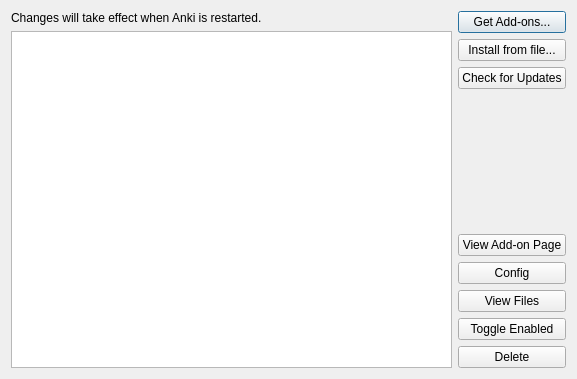
<?xml version="1.0" encoding="UTF-8"?>
<ui version="4.0">
 <class>Dialog</class>
 <widget class="QDialog" name="Dialog">
  <property name="windowModality">
   <enum>Qt::ApplicationModal</enum>
  </property>
  <property name="geometry">
   <rect>
    <x>0</x>
    <y>0</y>
    <width>577</width>
    <height>379</height>
   </rect>
  </property>
  <property name="windowTitle">
   <string>Add-ons</string>
  </property>
  <property name="modal">
   <bool>true</bool>
  </property>
  <layout class="QHBoxLayout" name="horizontalLayout">
   <item>
    <layout class="QVBoxLayout" name="verticalLayout_2">
     <item>
      <widget class="QLabel" name="label">
       <property name="text">
        <string>Changes will take effect when Anki is restarted.</string>
       </property>
      </widget>
     </item>
     <item>
      <widget class="QListWidget" name="addonList">
       <property name="selectionMode">
        <enum>QAbstractItemView::ExtendedSelection</enum>
       </property>
      </widget>
     </item>
    </layout>
   </item>
   <item>
    <layout class="QVBoxLayout" name="verticalLayout">
     <item>
      <widget class="QPushButton" name="getAddons">
       <property name="text">
        <string>Get Add-ons...</string>
       </property>
      </widget>
     </item>
     <item>
      <widget class="QPushButton" name="installFromFile">
       <property name="text">
        <string>Install from file...</string>
       </property>
      </widget>
     </item>
     <item>
      <widget class="QPushButton" name="checkForUpdates">
       <property name="text">
        <string>Check for Updates</string>
       </property>
      </widget>
     </item>
     <item>
      <spacer name="verticalSpacer">
       <property name="orientation">
        <enum>Qt::Vertical</enum>
       </property>
       <property name="sizeHint" stdset="0">
        <size>
         <width>20</width>
         <height>40</height>
        </size>
       </property>
      </spacer>
     </item>
     <item>
      <widget class="QPushButton" name="viewPage">
       <property name="text">
        <string>View Add-on Page</string>
       </property>
      </widget>
     </item>
     <item>
      <widget class="QPushButton" name="config">
       <property name="text">
        <string>Config</string>
       </property>
      </widget>
     </item>
     <item>
      <widget class="QPushButton" name="viewFiles">
       <property name="text">
        <string>View Files</string>
       </property>
      </widget>
     </item>
     <item>
      <widget class="QPushButton" name="toggleEnabled">
       <property name="text">
        <string>Toggle Enabled</string>
       </property>
      </widget>
     </item>
     <item>
      <widget class="QPushButton" name="delete_2">
       <property name="text">
        <string>Delete</string>
       </property>
      </widget>
     </item>
    </layout>
   </item>
  </layout>
 </widget>
 <resources/>
 <connections/>
</ui>
